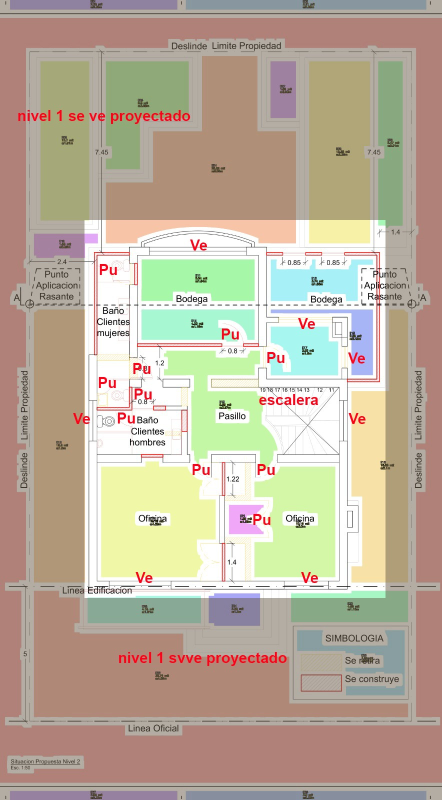
#> input picture Fase 2/Desarrollos/Test/old/02c4c40d-c681-43d6-9378-72c585ba7d03.jpg, 883 x 1600 px (shown at 1/2 size)
$ python _zoom_anexo.py '../Fase 2/Desarrollos/Test/old/02c4c40d-c681-43d6-9378-72c585ba7d03.jpg'
#> lines starting #> are read from the running program, lines starting #| are printed output that depends on the picture
# -*- coding: utf-8 -*-
"""
_zoom_anexo.py -- utilidad de apoyo para transcribir los anexos graficos.

Recorta y amplia una region de un PNG del manifiesto para poder leer sin
error las zonas densas (grillas de letras, columnas de cifras). No agrega
informacion: solo hace legible la que ya esta.

Uso:
  python normativa/_zoom_anexo.py <id_o_ruta> [x0 y0 x1 y1] [--escala N]

  Coordenadas en FRACCION de la imagen (0-1). Sin coordenadas, amplia entera.

Ej: python normativa/_zoom_anexo.py OGUC_p0240_x514 0.70 0 1 0.55 --escala 4
"""
import os, sys
from PIL import Image

RAIZ = os.path.dirname(os.path.dirname(os.path.abspath(__file__)))
DIR = os.path.join(RAIZ, 'normativa', 'anexos_graficos')
TMP = os.path.join(RAIZ, 'normativa', 'anexos_graficos', '_zoom')


def main():
    args = [a for a in sys.argv[1:] if not a.startswith('--')]
    escala = 3
    if '--escala' in sys.argv:
        escala = int(sys.argv[sys.argv.index('--escala') + 1])

    ref = args[0]
    ruta = ref if os.path.isfile(ref) else os.path.join(DIR, ref + '.png')
    im = Image.open(ruta).convert('RGB')
#> im is the input picture: PIL image 883x1600 RGB; mean R, G, B 188.1, 175.1, 156.5
    W, H = im.size
#> W = 883; H = 1600

    if len(args) >= 5:
        f = [float(v) for v in args[1:5]]
        caja = (int(f[0] * W), int(f[1] * H), int(f[2] * W), int(f[3] * H))
        im = im.crop(caja)
    else:
        caja = (0, 0, W, H)
#> caja = (0, 0, 883, 1600)

    im = im.resize((im.width * escala, im.height * escala), Image.LANCZOS)
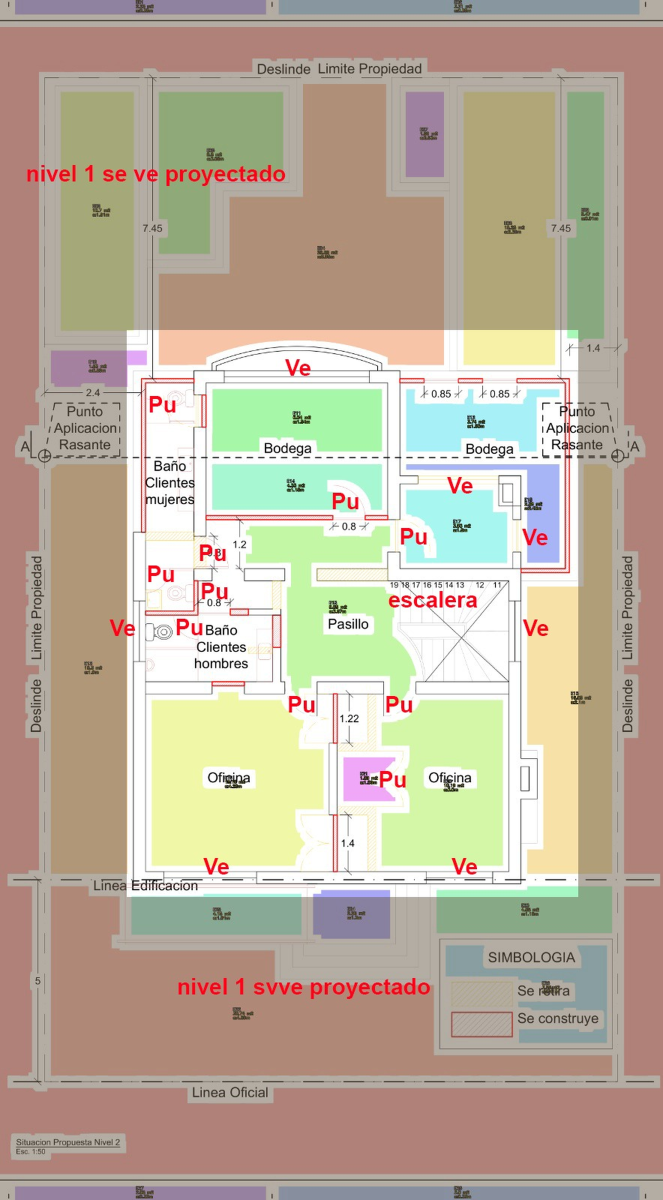
#> im: PIL image 2649x4800 RGB (shown at 1/4 size); mean R, G, B 188, 174.9, 156.3
    os.makedirs(TMP, exist_ok=True)
    salida = os.path.join(TMP, os.path.basename(ruta).replace('.png', '_zoom.png'))
    im.save(salida)
    print('origen : %s  (%dx%d)' % (os.path.basename(ruta), W, H))
#| origen : 02c4c40d-c681-43d6-9378-72c585ba7d03.jpg  (883x1600)
    print('recorte: %s  ->  %dx%d' % (caja, im.width, im.height))
#| recorte: (0, 0, 883, 1600)  ->  2649x4800
    print(salida)


if __name__ == '__main__':
    main()
